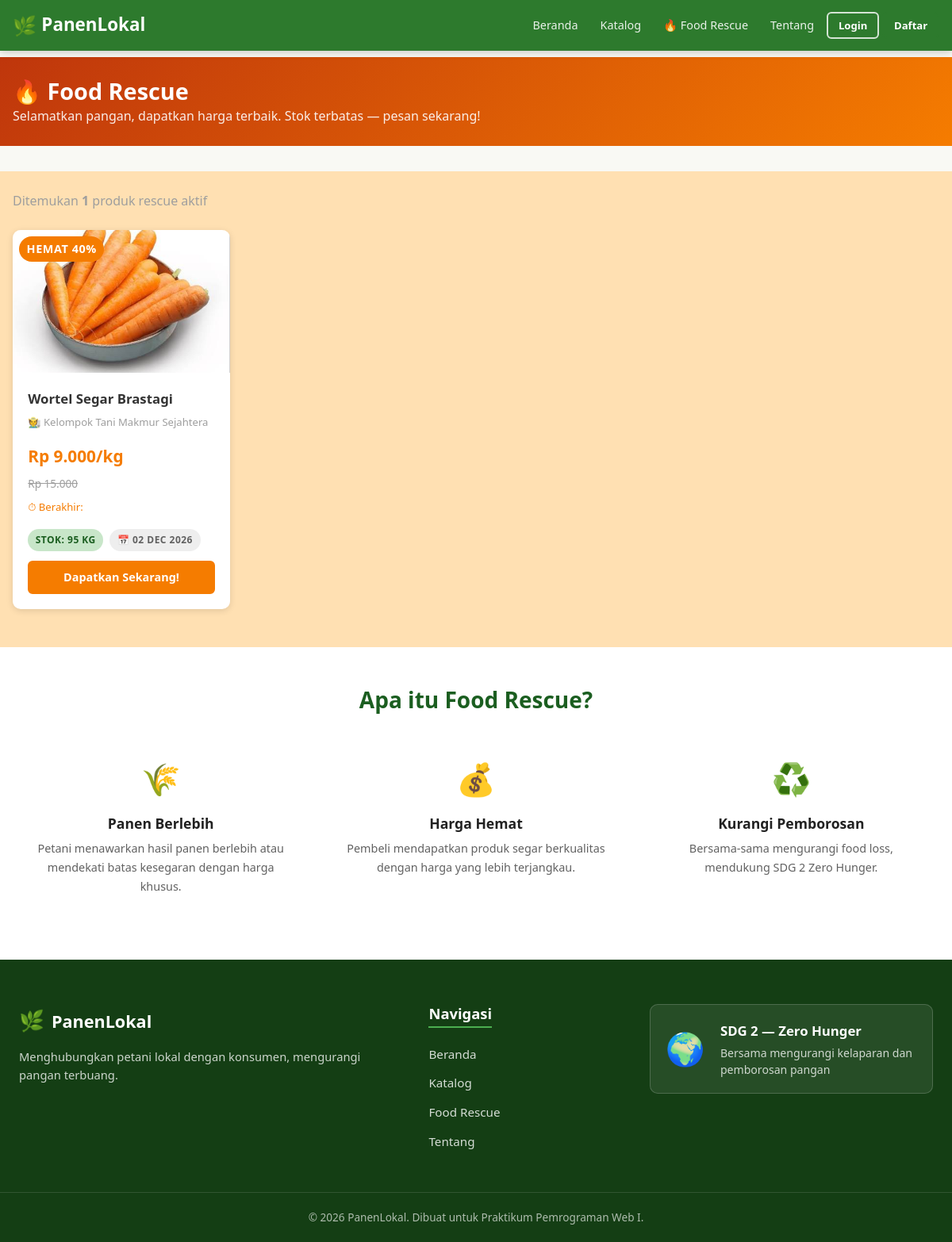
Page /food_rescue.php on the committed database.
### tables this page shows
CREATE TABLE IF NOT EXISTS harvest_batches (
    id BIGINT UNSIGNED AUTO_INCREMENT PRIMARY KEY,
    commodity_id BIGINT UNSIGNED NOT NULL,
    land_id BIGINT UNSIGNED NULL,
    tanggal_estimasi_panen DATE NOT NULL,
    estimasi_jumlah DECIMAL(10,2) NOT NULL,
    stok_tersedia DECIMAL(10,2) NOT NULL,
    harga_normal DECIMAL(12,2) NOT NULL,
    rescue_aktif TINYINT(1) NOT NULL DEFAULT 0,
    harga_rescue DECIMAL(12,2) NULL,
    batas_rescue DATETIME NULL,
    status_batch ENUM('dibuka','siap_panen','habis','ditutup','dibatalkan') NOT NULL DEFAULT 'dibuka',
    created_at TIMESTAMP NOT NULL DEFAULT CURRENT_TIMESTAMP,
    updated_at TIMESTAMP NOT NULL DEFAULT CURRENT_TIMESTAMP ON UPDATE CURRENT_TIMESTAMP,
    INDEX idx_batches_commodity (commodity_id),
    INDEX idx_batches_land (land_id),
    INDEX idx_batches_status_date (status_batch, tanggal_estimasi_panen),
    INDEX idx_batches_rescue (rescue_aktif, batas_rescue),
    CONSTRAINT fk_batches_commodity FOREIGN KEY (commodity_id) REFERENCES commodities(id) ON UPDATE CASCADE ON DELETE RESTRICT,
    CONSTRAINT fk_batches_land FOREIGN KEY (land_id) REFERENCES lands(id) ON UPDATE CASCADE ON DELETE SET NULL
);

CREATE TABLE IF NOT EXISTS commodities (
    id BIGINT UNSIGNED AUTO_INCREMENT PRIMARY KEY,
    farmer_id BIGINT UNSIGNED NOT NULL,
    nama VARCHAR(120) NOT NULL,
    kategori VARCHAR(60) NOT NULL,
    deskripsi TEXT NULL,
    satuan VARCHAR(20) NOT NULL DEFAULT 'kg',
    gambar VARCHAR(255) NULL,
    status_komoditas ENUM('aktif','nonaktif') NOT NULL DEFAULT 'aktif',
    created_at TIMESTAMP NOT NULL DEFAULT CURRENT_TIMESTAMP,
    updated_at TIMESTAMP NOT NULL DEFAULT CURRENT_TIMESTAMP ON UPDATE CURRENT_TIMESTAMP,
    INDEX idx_commodities_farmer (farmer_id),
    INDEX idx_commodities_status (status_komoditas),
    CONSTRAINT fk_commodities_farmer FOREIGN KEY (farmer_id) REFERENCES farmer_profiles(id) ON UPDATE CASCADE ON DELETE RESTRICT
);

CREATE TABLE IF NOT EXISTS farmer_profiles (
    id BIGINT UNSIGNED AUTO_INCREMENT PRIMARY KEY,
    user_id BIGINT UNSIGNED NOT NULL UNIQUE,
    nama_usaha VARCHAR(120) NOT NULL,
    deskripsi TEXT NULL,
    status_verifikasi ENUM('menunggu','terverifikasi','ditolak') NOT NULL DEFAULT 'menunggu',
    created_at TIMESTAMP NOT NULL DEFAULT CURRENT_TIMESTAMP,
    CONSTRAINT fk_fp_user FOREIGN KEY (user_id) REFERENCES users(id) ON UPDATE CASCADE ON DELETE RESTRICT
);

### includes/functions.php (called while the page is built, shortened)
<?php
function format_rupiah($angka) {
    return 'Rp ' . number_format((float)$angka, 0, ',', '.');
}
function hitung_diskon($harga_normal, $harga_rescue) {
    return round((($harga_normal - $harga_rescue) / $harga_normal) * 100);
}
function sanitize($str) {
    return htmlspecialchars((string)$str, ENT_QUOTES, 'UTF-8');
}
function format_tanggal($tanggal, $format = 'd M Y') {
    return date($format, strtotime($tanggal));
}
?>

### food_rescue.php (the view, shortened to what this page needs)
<?php
require_once __DIR__ . '/config/koneksi.php';
require_once __DIR__ . '/includes/functions.php';
$produk = $conn->query("
    SELECT hb.id, c.nama, c.satuan, c.gambar, c.kategori,
           hb.harga_normal, hb.harga_rescue, hb.batas_rescue, hb.stok_tersedia,
           hb.tanggal_estimasi_panen, fp.nama_usaha
    FROM harvest_batches hb
    JOIN commodities c ON c.id = hb.commodity_id
    JOIN farmer_profiles fp ON fp.id = c.farmer_id
    WHERE hb.rescue_aktif=1 AND hb.harga_rescue IS NOT NULL
      AND (hb.batas_rescue IS NULL OR hb.batas_rescue > NOW())
      AND hb.stok_tersedia > 0 AND hb.status_batch='dibuka'
      AND c.status_komoditas='aktif'
    ORDER BY hb.batas_rescue ASC
");
require_once __DIR__ . '/includes/header.php';
require_once __DIR__ . '/includes/navbar.php';
?>
<div class="page-header" style="background:linear-gradient(135deg,#bf360c,var(--orange));color:#fff;border-bottom:none;">
    <div class="container">
        <h1 style="color:#fff;">🔥 Food Rescue</h1>
        <p style="opacity:.9;margin:0;">Selamatkan pangan, dapatkan harga terbaik. Stok terbatas — pesan sekarang!</p>
    </div>
</div>
<section class="section" style="background:var(--orange-light);padding-top:1.5rem;">
    <div class="container">
        <?php if ($produk && $produk->num_rows > 0): ?>
        <p class="mb-3 text-muted">Ditemukan <strong><?= $produk->num_rows ?></strong> produk rescue aktif</p>
        <div class="grid grid-auto">
        <?php while ($p = $produk->fetch_assoc()):
            $pct = hitung_diskon($p['harga_normal'], $p['harga_rescue']);
        ?>
            <div class="card card-product">
                <div class="card-img" style="background:#ffe0b2;position:relative;">
                    <?php if ($p['gambar'] && file_exists(__DIR__ . '/uploads/products/' . $p['gambar'])): ?>
                        <img src="<?= BASE_URL ?>/uploads/products/<?= sanitize($p['gambar']) ?>" alt="<?= sanitize($p['nama']) ?>">
                    <?php else: ?>
                        <span>🔥</span>
                    <?php endif; ?>
                    <span class="badge badge-rescue" style="position:absolute;top:.5rem;left:.5rem;font-size:.9rem;">HEMAT <?= $pct ?>%</span>
                </div>
                <div class="card-body">
                    <div class="card-title"><?= sanitize($p['nama']) ?></div>
                    <div class="card-farmer">🧑‍🌾 <?= sanitize($p['nama_usaha']) ?></div>
                    <div class="card-price card-price-rescue" style="font-size:1.3rem;"><?= format_rupiah($p['harga_rescue']) ?>/<?= sanitize($p['satuan']) ?></div>
                    <div class="card-price-normal-crossed"><?= format_rupiah($p['harga_normal']) ?></div>
                    <?php if ($p['batas_rescue']): ?>
                        <div class="mt-1" style="font-size:.82rem;color:var(--orange);">⏱ Berakhir:</div>
                    <?php endif; ?>
                    <div class="card-meta mt-2">
                        <span class="badge badge-success">Stok: <?= (float)$p['stok_tersedia'] ?> <?= sanitize($p['satuan']) ?></span>
                        <span class="badge badge-secondary">📅 <?= format_tanggal($p['tanggal_estimasi_panen']) ?></span>
                    </div>
                    <div class="card-actions mt-2">
                        <a href="<?= BASE_URL ?>/detail_produk.php?id=<?= $p['id'] ?>" class="btn btn-orange btn-block">Dapatkan Sekarang!</a>
                    </div>
                </div>
            </div>
        <?php endwhile; ?>
        </div>
        <?php endif; ?>
    </div>
</section>
<section class="section" style="background:var(--white);">
    <div class="container">
        <div class="section-title">
            <h2>Apa itu Food Rescue?</h2>
        </div>
        <div class="grid grid-3">
            <div style="text-align:center;padding:1rem;">
                <div style="font-size:2.5rem;margin-bottom:.8rem;">🌾</div>
                <h4>Panen Berlebih</h4>
                <p style="font-size:.9rem;color:var(--gray-700);">Petani menawarkan hasil panen berlebih atau mendekati batas kesegaran dengan harga khusus.</p>
            </div>
            <div style="text-align:center;padding:1rem;">
                <div style="font-size:2.5rem;margin-bottom:.8rem;">💰</div>
                <h4>Harga Hemat</h4>
                <p style="font-size:.9rem;color:var(--gray-700);">Pembeli mendapatkan produk segar berkualitas dengan harga yang lebih terjangkau.</p>
            </div>
            <div style="text-align:center;padding:1rem;">
                <div style="font-size:2.5rem;margin-bottom:.8rem;">♻️</div>
                <h4>Kurangi Pemborosan</h4>
                <p style="font-size:.9rem;color:var(--gray-700);">Bersama-sama mengurangi food loss, mendukung SDG 2 Zero Hunger.</p>
            </div>
        </div>
    </div>
</section>
<?php require_once __DIR__ . '/includes/footer.php'; ?>

### assets/css/style.css (style rules this page uses)
*, *::before, *::after { box-sizing: border-box; margin: 0; padding: 0; }
:root { --green-dark: #1b5e20; --green-main: #2d7a2d; --green-mid: #388e3c; --green-light: #4caf50; --green-pale: #c8e6c9; --green-bg: #f1f8f1; --orange: #f57c00; --orange-light: #ffe0b2; --red: #c62828; --red-light: #ffebee; --blue: #1565c0; --blue-light: #e3f2fd; --yellow: #f9a825; --yellow-light: #fff9c4; --cream: #f9f9f4; --white: #ffffff; --gray-100: #f5f5f5; --gray-200: #eeeeee; --gray-300: #e0e0e0; --gray-500: #9e9e9e; --gray-700: #616161; --gray-900: #212121; --text: #333333; --shadow: 0 2px 8px rgba(0,0,0,.12); --shadow-lg: 0 4px 20px rgba(0,0,0,.18); --radius: 10px; --radius-sm: 6px; --transition: .25s ease; }
html { font-size: 16px; scroll-behavior: smooth; }
body { font-family: 'Segoe UI', system-ui, -apple-system, sans-serif; color: var(--text); background: var(--cream); line-height: 1.65; min-height: 100vh; display: flex; flex-direction: column; }
a { color: var(--green-main); text-decoration: none; transition: color var(--transition); }
img { max-width: 100%; display: block; }
h1,h2,h3,h4,h5,h6 { font-weight: 700; line-height: 1.3; color: var(--gray-900); margin-bottom: .5rem; }
h1 { font-size: 2.2rem; }
h2 { font-size: 1.75rem; }
h4 { font-size: 1.1rem; }
p { margin-bottom: 1rem; }
.container { width: 100%; max-width: 1200px; margin: 0 auto; padding: 0 1rem; }
.section { padding: 3rem 0; }
.section-title { text-align: center; margin-bottom: 2rem; }
.section-title h2 { color: var(--green-dark); }
.btn { display: inline-block; padding: .55rem 1.2rem; border-radius: var(--radius-sm); font-size: .9rem; font-weight: 600; cursor: pointer; border: 2px solid transparent; transition: all var(--transition); text-align: center; text-decoration: none !important; line-height: 1.4; }
.btn-block { display: block; width: 100%; }
.btn-orange { background: var(--orange); color: var(--white); border-color: var(--orange); }
.card { background: var(--white); border-radius: var(--radius); box-shadow: var(--shadow); overflow: hidden; transition: transform var(--transition), box-shadow var(--transition); }
.card-body { padding: 1.2rem; }
.card-title { font-size: 1.05rem; font-weight: 700; margin-bottom: .3rem; }
.card-product { display: flex; flex-direction: column; }
.card-product .card-img { width: 100%; height: 180px; object-fit: cover; background: var(--green-pale); display: flex; align-items: center; justify-content: center; font-size: 3rem; color: var(--green-mid); }
.card-product .card-img img { width: 100%; height: 100%; object-fit: cover; }
.card-product .card-body { flex: 1; display: flex; flex-direction: column; }
.card-product .card-price { font-size: 1.15rem; font-weight: 800; color: var(--green-main); margin: .4rem 0; }
.card-product .card-price-rescue { color: var(--orange); }
.card-product .card-price-normal-crossed { font-size: .85rem; color: var(--gray-500); text-decoration: line-through; }
.card-product .card-farmer { font-size: .82rem; color: var(--gray-500); margin-bottom: .5rem; }
.card-product .card-meta { display: flex; gap: .5rem; flex-wrap: wrap; margin-bottom: .8rem; }
.card-product .card-actions { margin-top: auto; }
.badge { display: inline-block; padding: .25rem .6rem; border-radius: 20px; font-size: .75rem; font-weight: 700; text-transform: uppercase; letter-spacing: .04em; }
.badge-rescue { background: var(--orange); color: var(--white); }
.badge-success { background: var(--green-pale); color: var(--green-dark); }
.badge-secondary { background: var(--gray-200); color: var(--gray-700); }
.grid { display: grid; gap: 1.5rem; }
.grid-3 { grid-template-columns: repeat(3, 1fr); }
.grid-auto { grid-template-columns: repeat(auto-fill, minmax(260px, 1fr)); }
.text-muted { color: var(--gray-500); }
.mt-1 { margin-top: .5rem; }
.mt-2 { margin-top: 1rem; }
.mb-3 { margin-bottom: 1.5rem; }
.page-header { background: var(--green-bg); border-bottom: 1px solid var(--green-pale); padding: 1.5rem 0; margin-bottom: 2rem; }
.page-header h1 { font-size: 1.8rem; color: var(--green-dark); margin: 0; }

### rows in the picture
harvest_batches: commodity.gambar (picture), pct "40", commodity.nama "Wortel Segar Brastagi", farmer_profiles.nama_usaha "Kelompok Tani Makmur Sejahtera", harga_rescue "Rp 9.000", commodity.satuan "kg", harga_normal "Rp 15.000", stok_tersedia "95", commodity.satuan "KG", tanggal_estimasi_panen "02 DEC 2026"

### other values in the picture
$produk->num_rows "1"
